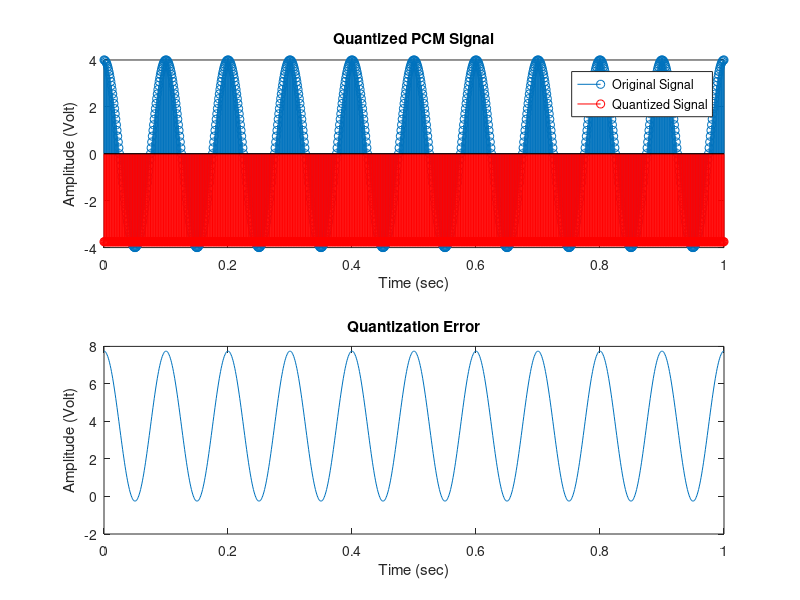

MATLAB code for this plot:
A = 4;                      % Amplitude
f = 10;                     % Frequency (Hz)
bits = 4;                   % Number of bits for quantization
fs = 1e3;                   % Sampling frequency (Hz)
Ts = 1/fs;                  % Sampling period
t = 0:Ts:1;                 % Time vector from 0 to 1 second
pcm = A*cos(2*pi*f*t);       % Original PCM signal

% Compute quantization step size D as (max - min)/2^bits
D = (max(pcm) - min(pcm)) / (2^bits);

% Define partition and codebook for quantization
partition = [-min(pcm)+D : D : max(pcm)+D];
codebook = [min(pcm)+(D/2) : D : max(pcm)+(D/2)];

% Quantize the PCM signal
[index, quantz, distor] = quantiz(pcm, partition, codebook);

% Calculate quantization error
qerr = pcm - quantz;

% Plot the original and quantized PCM signals
subplot(2, 1, 1);
stem(t, pcm);
xlabel('Time (sec)');
ylabel('Amplitude (Volt)');
title('Original PCM Signal');
hold on;
stem(t, quantz, 'r');
xlabel('Time (sec)');
ylabel('Amplitude (Volt)');
title('Quantized PCM Signal');
legend('Original Signal', 'Quantized Signal');
hold off;

% Plot the quantization error
subplot(2, 1, 2);
plot(t, qerr);
xlabel('Time (sec)');
ylabel('Amplitude (Volt)');
title('Quantization Error');
